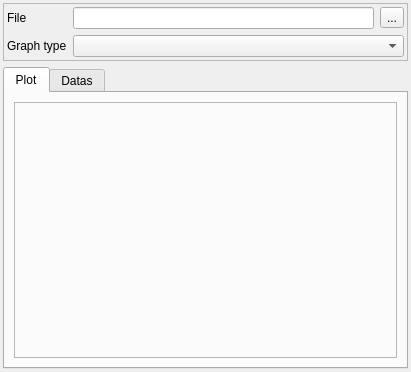
<?xml version="1.0" encoding="UTF-8"?>
<ui version="4.0">
 <class>Form_base3</class>
 <widget class="QWidget" name="Form_base3">
  <property name="geometry">
   <rect>
    <x>0</x>
    <y>0</y>
    <width>411</width>
    <height>372</height>
   </rect>
  </property>
  <property name="windowTitle">
   <string>Form</string>
  </property>
  <layout class="QVBoxLayout" name="verticalLayout">
   <property name="leftMargin">
    <number>3</number>
   </property>
   <property name="topMargin">
    <number>3</number>
   </property>
   <property name="rightMargin">
    <number>3</number>
   </property>
   <property name="bottomMargin">
    <number>3</number>
   </property>
   <item>
    <widget class="QFrame" name="frame_2">
     <property name="frameShape">
      <enum>QFrame::StyledPanel</enum>
     </property>
     <property name="frameShadow">
      <enum>QFrame::Raised</enum>
     </property>
     <layout class="QGridLayout" name="gridLayout">
      <property name="leftMargin">
       <number>3</number>
      </property>
      <property name="topMargin">
       <number>3</number>
      </property>
      <property name="rightMargin">
       <number>3</number>
      </property>
      <property name="bottomMargin">
       <number>3</number>
      </property>
      <item row="0" column="0">
       <widget class="QLabel" name="label_2">
        <property name="text">
         <string>File</string>
        </property>
       </widget>
      </item>
      <item row="0" column="1">
       <widget class="QLineEdit" name="lineEdit_csv"/>
      </item>
      <item row="1" column="0">
       <widget class="QLabel" name="label">
        <property name="text">
         <string>Graph type</string>
        </property>
       </widget>
      </item>
      <item row="0" column="2">
       <widget class="QToolButton" name="toolButton_choosecsv">
        <property name="text">
         <string>...</string>
        </property>
       </widget>
      </item>
      <item row="1" column="1" colspan="2">
       <widget class="QComboBox" name="comboBox_graphtype"/>
      </item>
     </layout>
    </widget>
   </item>
   <item>
    <widget class="QTabWidget" name="tabWidget">
     <property name="currentIndex">
      <number>0</number>
     </property>
     <widget class="QWidget" name="tab">
      <attribute name="title">
       <string>Plot</string>
      </attribute>
      <layout class="QVBoxLayout" name="verticalLayout_3">
       <item>
        <widget class="QFrame" name="frame_graph">
         <property name="frameShape">
          <enum>QFrame::StyledPanel</enum>
         </property>
         <property name="frameShadow">
          <enum>QFrame::Raised</enum>
         </property>
         <layout class="QVBoxLayout" name="verticalLayout_4"/>
        </widget>
       </item>
      </layout>
     </widget>
     <widget class="QWidget" name="tab_2">
      <attribute name="title">
       <string>Datas</string>
      </attribute>
      <layout class="QVBoxLayout" name="verticalLayout_2" stretch="1,10">
       <item>
        <widget class="QFrame" name="frame">
         <property name="frameShape">
          <enum>QFrame::StyledPanel</enum>
         </property>
         <property name="frameShadow">
          <enum>QFrame::Raised</enum>
         </property>
         <layout class="QGridLayout" name="gridLayout_2">
          <item row="0" column="0">
           <widget class="QPushButton" name="pushButton_addline">
            <property name="text">
             <string>+</string>
            </property>
           </widget>
          </item>
          <item row="0" column="1">
           <widget class="QPushButton" name="pushButton_delline">
            <property name="text">
             <string>-</string>
            </property>
           </widget>
          </item>
         </layout>
        </widget>
       </item>
       <item>
        <widget class="QTableWidget" name="tableWidget">
         <property name="rowCount">
          <number>0</number>
         </property>
         <property name="columnCount">
          <number>6</number>
         </property>
         <attribute name="horizontalHeaderDefaultSectionSize">
          <number>50</number>
         </attribute>
         <attribute name="horizontalHeaderStretchLastSection">
          <bool>true</bool>
         </attribute>
         <column>
          <property name="text">
           <string>X</string>
          </property>
         </column>
         <column>
          <property name="text">
           <string>Y</string>
          </property>
         </column>
         <column>
          <property name="text">
           <string>Index1</string>
          </property>
         </column>
         <column>
          <property name="text">
           <string>Index2</string>
          </property>
         </column>
         <column>
          <property name="text">
           <string>Index3</string>
          </property>
         </column>
         <column>
          <property name="text">
           <string>Index4</string>
          </property>
         </column>
        </widget>
       </item>
      </layout>
     </widget>
    </widget>
   </item>
  </layout>
 </widget>
 <resources/>
 <connections/>
</ui>
